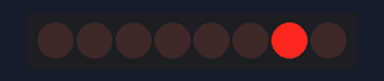
Recording of a sketch running on a simulated Arduino Uno, built with avr-gcc and run on an emulated ATmega328P. Shown: 8 shift-register outputs drawn as a row of LEDs (first output left, lit = HIGH). Wiring (inferred from the names in the program): shift register (74HC595): data pin 4; shift clock pin 6; latch pin 5. Wiring (inferred from the signals the program sends): row of LEDs: on Q0, Q1, Q2, Q3, Q4, Q5, Q6, Q7.

Above: at 0.22 s.
At 0.67 s:
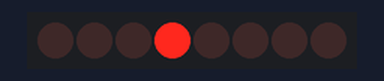
At 1.2 s:
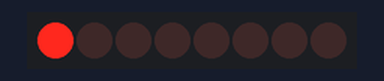
At 2.17 s:
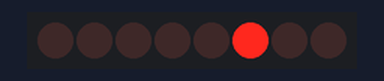
At 3.07 s:
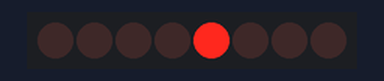
At 5.1 s:
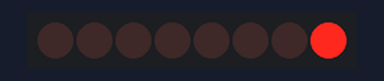
Timing chart, 0 to 5.9 s (numbered marks = the images above):
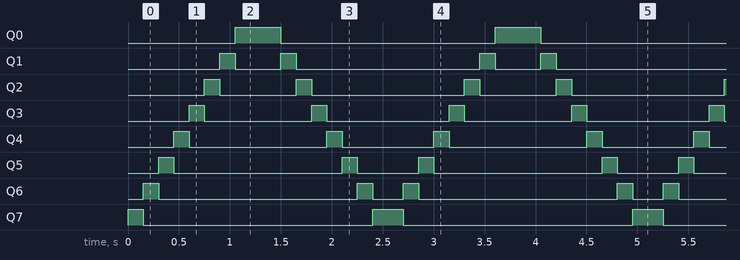

Measured:
- by itself, Q0: alternates HIGH for 0.45 s and LOW for 2.1 s
- by itself, Q1: repeats every 2.6 s: LOW 0.45 s, HIGH 0.15 s, LOW 1.8 s, HIGH 0.15 s
- by itself, Q2: repeats every 2.6 s: LOW 0.75 s, HIGH 0.15 s, LOW 1.5 s, HIGH 0.15 s
- by itself, Q3: alternates HIGH for 0.15 s and LOW for 1.1 s
- by itself, Q4: repeats every 2.6 s: LOW 1.4 s, HIGH 0.15 s, LOW 0.90 s, HIGH 0.15 s
- by itself, Q5: repeats every 2.6 s: LOW 1.7 s, HIGH 0.15 s, LOW 0.60 s, HIGH 0.15 s
- by itself, Q6: repeats every 2.6 s: LOW 2.0 s, HIGH 0.15 s, LOW 0.30 s, HIGH 0.15 s
- by itself, Q7: repeats every 2.6 s: LOW 2.3 s, HIGH 0.30 s

The sketch:

shiftRegister.ino
```cpp
short latchPin = 5; //patilla arduino para el latch
short clockPin = 6; //patilla arduino para la señal de reloj
short dataPin = 4; //patilla arduino por la que se envían los datos

void setup(){
  //se configuran todos los pines de salida
  pinMode(latchPin,OUTPUT);
  pinMode(clockPin,OUTPUT);
  pinMode(dataPin,OUTPUT);
}//setup

void loop(){
  // es un byte, de ocho bits. Cada uno representa el estado de un led
  // 000 00 000
  byte leds = 0;

  // efecto hacia un lado
  // se limpia el bit anterior, y se ilumina el actual
  for(int i=0;i<8;i++){
    bitClear(leds,i-1);
    bitSet(leds, i);

    salida(leds);
  }//for

  // efecto hacia el otro lado
  // se limpia el bit siguiente, y se ilumina el actual
  for(int i=8;i>=0;i--){
    bitClear(leds,i+1);
    bitSet(leds,i);

    salida(leds);
  }//for
}//loop

void salida(byte leds){
    // indicamos al integrado que le vamos a enviar en serie
    // el nuevo valor de cada salida
    // esto se consigue poniendo la patilla del latch a bajo
    digitalWrite(latchPin,LOW);

    //esta función de la API arduino
    // leds: la variable a enviar bit a bit
    // LSBFIRST: Less Significant Bit First
    // dataPin: en esta patilla enviamos los datos de la variable leds en serie
    // clockPin: patilla que sirve de señal de reloj para que el integrado lea los datos
    //        está sincronizada con dataPin
    shiftOut(dataPin, clockPin, LSBFIRST, leds);

    // indicamos al integrado que ya hemos enviado el nuevo estado
    digitalWrite(latchPin, HIGH);

    // un pequeño margen para hacer vistoso el efecto.
    delay(150);
}//salida
```
